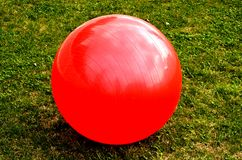
#> input picture a.jpg, 242 x 160 px, found by its file name
$ python hu_moment.py   (Python 2 division)
#> lines starting #> are read from the running program, lines starting #| are printed output that depends on the picture; after the words box and inside, x2 and y2 are one past the last pixel; in counts of white or black regions, pixels touching at a corner belong together; long printed decimals are rounded
#> in main, in_image is the input picture: shape (160, 242, 3); mean B, G, R 30.7, 78.3, 140.3
#!/usr/bin/env python
import cv2
import numpy as np
from math import copysign, log10

def gethsv_mask(in_image, MIN_HSV=np.array([0,0,0]), MAX_HSV=np.array([179, 255, 255])):
	hsv = cv2.cvtColor(in_image, cv2.COLOR_BGR2HSV)
#> hsv: shape (160, 242, 3); mean H, S, V 38, 212.5, 146.2
	mask = cv2.inRange(hsv, MIN_HSV, MAX_HSV)
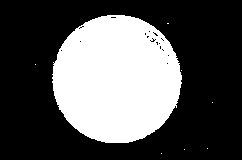
#> mask: shape (160, 242); 33.5% white; 8 white regions (7 under 20 px), largest, box (x1, y1, x2, y2) and area: (52, 15, 182, 143) 12981
	return mask

def get_HuMoments(binary_image):
	moments = cv2.moments(binary_image)
#> moments = moments, m00 3312195, centre m10/m00, m01/m00 = (116.2, 78.87)
	huMoments = cv2.HuMoments(moments)
#> huMoments = [0.000626, 2.96e-11, 2.77e-14, 1.73e-15, 2.9e-31, -2.78e-22, 1.2e-29]
	normalized_Hu = huMoments
#> normalized_Hu has the same summary as huMoments
	for i in range(0,7):
  		normalized_Hu[i] = -1* copysign(1.0, huMoments[i]) * log10(abs(huMoments[i]))
#> after the loop, normalized_Hu = [3.2, 10.53, 13.56, 14.76, 30.54, -21.56, 28.92]
	return normalized_Hu

def main():
	print cv2.__version__
	in_image = cv2.imread('/home/fatguru/catkin_ws/src/btp/a.jpg')
	# COLOUR_MIN = np.array([ 0, 0, 0.4])
	# COLOUR_MAX = np.array([ 0.5, 0.5, 1])
	COLOUR_MIN = np.array([ 0, 5, 229])
	COLOUR_MAX = np.array([ 179, 255, 255])
	mask = gethsv_mask(in_image, COLOUR_MIN, COLOUR_MAX)
	huM = get_HuMoments(mask)
#> huM = [3.2, 10.53, 13.56, 14.76, 30.54, -21.56, 28.92]
	print huM
#| [[  3.204]
#|  [ 10.529]
#|  [ 13.558]
#|  [ 14.761]
#|  [ 30.538]
#|  [-21.555]
#|  [ 28.921]]
	# cv2.imshow('mask', mask)
	# cv2.waitKey(0)
	# cv2.destroyAllWindows()

if __name__ == '__main__':
	main()
